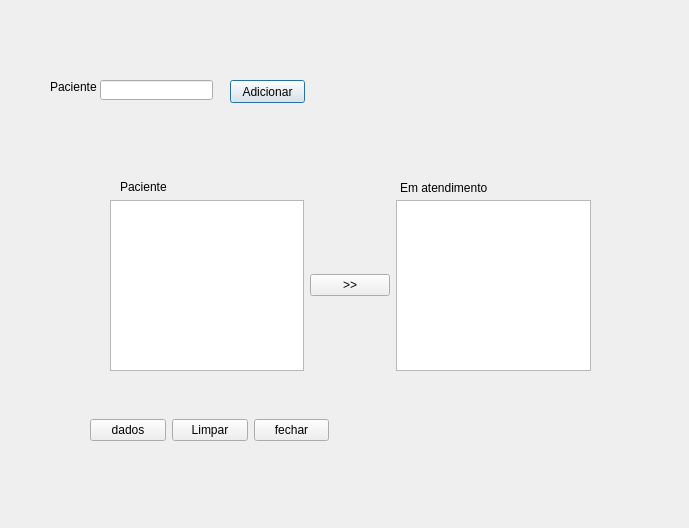
<?xml version="1.0" encoding="UTF-8"?>
<ui version="4.0">
 <class>Dialog</class>
 <widget class="QDialog" name="Dialog">
  <property name="geometry">
   <rect>
    <x>0</x>
    <y>0</y>
    <width>689</width>
    <height>528</height>
   </rect>
  </property>
  <property name="windowTitle">
   <string>Dialog</string>
  </property>
  <widget class="QLabel" name="label">
   <property name="geometry">
    <rect>
     <x>50</x>
     <y>80</y>
     <width>47</width>
     <height>13</height>
    </rect>
   </property>
   <property name="text">
    <string>Paciente:</string>
   </property>
  </widget>
  <widget class="QLineEdit" name="lineEdit">
   <property name="geometry">
    <rect>
     <x>100</x>
     <y>80</y>
     <width>113</width>
     <height>20</height>
    </rect>
   </property>
  </widget>
  <widget class="QPushButton" name="pushButton">
   <property name="geometry">
    <rect>
     <x>230</x>
     <y>80</y>
     <width>75</width>
     <height>23</height>
    </rect>
   </property>
   <property name="text">
    <string>Adicionar</string>
   </property>
  </widget>
  <widget class="QLabel" name="label_2">
   <property name="geometry">
    <rect>
     <x>120</x>
     <y>180</y>
     <width>47</width>
     <height>13</height>
    </rect>
   </property>
   <property name="text">
    <string>Pacientes</string>
   </property>
  </widget>
  <widget class="QWidget" name="gridLayoutWidget">
   <property name="geometry">
    <rect>
     <x>90</x>
     <y>380</y>
     <width>239</width>
     <height>61</height>
    </rect>
   </property>
   <layout class="QGridLayout" name="gridLayout">
    <item row="3" column="0">
     <widget class="QPushButton" name="pushButton_2">
      <property name="text">
       <string>dados</string>
      </property>
     </widget>
    </item>
    <item row="3" column="2">
     <widget class="QPushButton" name="pushButton_3">
      <property name="text">
       <string>fechar</string>
      </property>
     </widget>
    </item>
    <item row="0" column="0">
     <spacer name="verticalSpacer">
      <property name="orientation">
       <enum>Qt::Vertical</enum>
      </property>
      <property name="sizeHint" stdset="0">
       <size>
        <width>20</width>
        <height>40</height>
       </size>
      </property>
     </spacer>
    </item>
    <item row="3" column="1">
     <widget class="QPushButton" name="pushButton_4">
      <property name="text">
       <string>Limpar</string>
      </property>
     </widget>
    </item>
   </layout>
  </widget>
  <widget class="QWidget" name="gridLayoutWidget_2">
   <property name="geometry">
    <rect>
     <x>110</x>
     <y>200</y>
     <width>481</width>
     <height>171</height>
    </rect>
   </property>
   <layout class="QGridLayout" name="gridLayout_2">
    <item row="0" column="2">
     <widget class="QListView" name="listView_2"/>
    </item>
    <item row="0" column="1">
     <widget class="QPushButton" name="pushButton_5">
      <property name="text">
       <string>&gt;&gt;</string>
      </property>
     </widget>
    </item>
    <item row="0" column="0">
     <widget class="QListView" name="listView"/>
    </item>
   </layout>
  </widget>
  <widget class="QLabel" name="label_3">
   <property name="geometry">
    <rect>
     <x>400</x>
     <y>180</y>
     <width>101</width>
     <height>16</height>
    </rect>
   </property>
   <property name="text">
    <string>Em atendimento</string>
   </property>
  </widget>
 </widget>
 <resources/>
 <connections/>
</ui>
